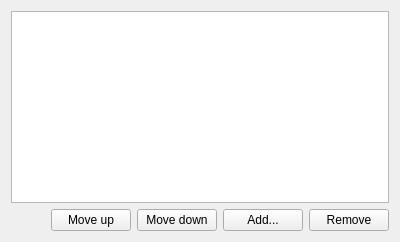
          <widget class="QWidget" name="stackedWidgetPage6">
           <layout class="QVBoxLayout" name="verticalLayout_3">
            <item>
             <widget class="QListView" name="listserverview">
              <property name="verticalScrollMode">
               <enum>QAbstractItemView::ScrollPerPixel</enum>
              </property>
              <property name="horizontalScrollMode">
               <enum>QAbstractItemView::ScrollPerPixel</enum>
              </property>
             </widget>
            </item>
            <item>
             <layout class="QHBoxLayout" name="horizontalLayout_5">
              <item>
               <spacer name="horizontalSpacer_4">
                <property name="orientation">
                 <enum>Qt::Horizontal</enum>
                </property>
                <property name="sizeHint" stdset="0">
                 <size>
                  <width>40</width>
                  <height>20</height>
                 </size>
                </property>
               </spacer>
              </item>
              <item>
               <widget class="QPushButton" name="listserverUp">
                <property name="text">
                 <string>Move up</string>
                </property>
                <property name="icon">
                 <iconset theme="arrow-up">
                  <normaloff>.</normaloff>.</iconset>
                </property>
               </widget>
              </item>
              <item>
               <widget class="QPushButton" name="listserverDown">
                <property name="text">
                 <string>Move down</string>
                </property>
                <property name="icon">
                 <iconset theme="arrow-down">
                  <normaloff>.</normaloff>.</iconset>
                </property>
               </widget>
              </item>
              <item>
               <widget class="QPushButton" name="addListServer">
                <property name="text">
                 <string>Add...</string>
                </property>
               </widget>
              </item>
              <item>
               <widget class="QPushButton" name="removeListServer">
                <property name="text">
                 <string>Remove</string>
                </property>
               </widget>
              </item>
             </layout>
            </item>
           </layout>
          </widget>
